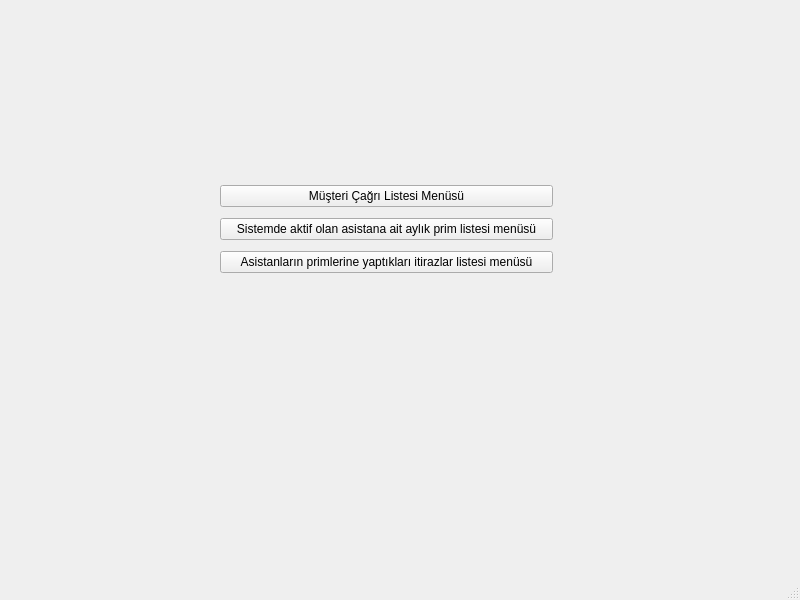
<?xml version="1.0" encoding="UTF-8"?>
<ui version="4.0">
 <class>Sistem</class>
 <widget class="QMainWindow" name="Sistem">
  <property name="geometry">
   <rect>
    <x>0</x>
    <y>0</y>
    <width>800</width>
    <height>600</height>
   </rect>
  </property>
  <property name="windowTitle">
   <string>MainWindow</string>
  </property>
  <widget class="QWidget" name="centralwidget">
   <widget class="QWidget" name="">
    <property name="geometry">
     <rect>
      <x>220</x>
      <y>180</y>
      <width>333</width>
      <height>100</height>
     </rect>
    </property>
    <layout class="QVBoxLayout" name="verticalLayout">
     <item>
      <widget class="QPushButton" name="pushButton">
       <property name="text">
        <string>Müşteri Çağrı Listesi Menüsü</string>
       </property>
      </widget>
     </item>
     <item>
      <widget class="QPushButton" name="pushButton_2">
       <property name="text">
        <string>Sistemde aktif olan asistana ait aylık prim listesi menüsü</string>
       </property>
      </widget>
     </item>
     <item>
      <widget class="QPushButton" name="pushButton_3">
       <property name="text">
        <string>Asistanların primlerine yaptıkları itirazlar listesi menüsü</string>
       </property>
      </widget>
     </item>
    </layout>
   </widget>
  </widget>
  <widget class="QMenuBar" name="menubar">
   <property name="geometry">
    <rect>
     <x>0</x>
     <y>0</y>
     <width>800</width>
     <height>26</height>
    </rect>
   </property>
  </widget>
  <widget class="QStatusBar" name="statusbar"/>
 </widget>
 <resources/>
 <connections/>
</ui>
